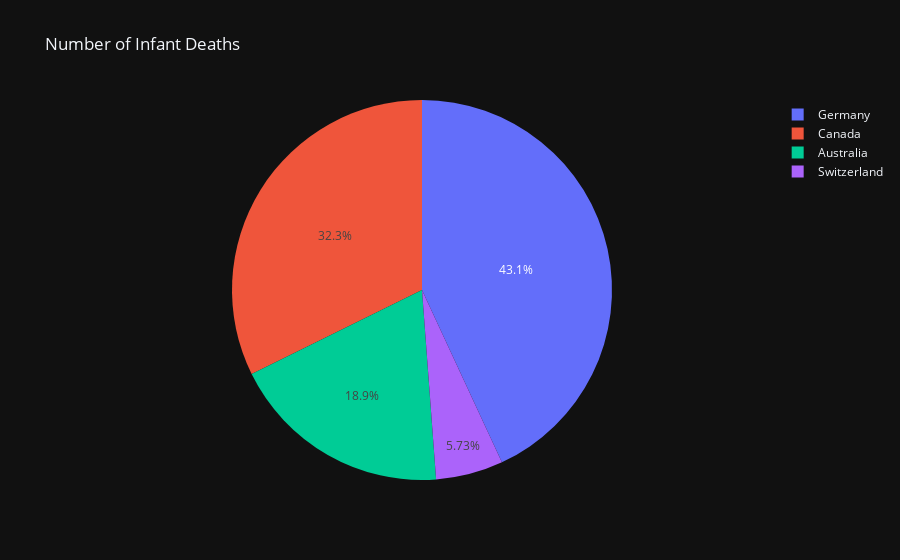

Notebook cell for this chart:
### Markdown cell above
# PIE CHART

### Code cell
#Number of Infant Deaths 
#It shows the number of infant deaths ,percentage of population in four other countries 
fig = px.pie(df, values='SH.DTH.IMRT.FE', names='Country Name',title='Number of Infant Deaths')
fig.show()

### Figure 1 — Plotly figure (JSON) as saved in the notebook; plotly's stock layout.template omitted (floating-point values rounded to 4 significant figures)
{"data": [{"domain": {"x": [0, 1], "y": [0, 1]}, "hovertemplate": "Country Name=%{label}<br>SH.DTH.IMRT.FE=%{value}<extra></extra>", "labels": ["Australia", "Australia", "Australia", "Australia", "Australia", "Australia", "Australia", "Australia", "Australia", "Australia", "Canada", "Canada", "Canada", "Canada", "Canada", "Canada", "Canada", "Canada", "Canada", "Canada", "Germany", "Germany", "Germany", "Germany", "Germany", "Germany", "Germany", "Germany", "Germany", "Germany", "Switzerland", "Switzerland", "Switzerland", "Switzerland", "Switzerland", "Switzerland", "Switzerland", "Switzerland", "Switzerland", "Switzerland"], "legendgroup": "", "name": "", "showlegend": true, "type": "pie", "values": [525, 509, 492, 476, 463, 453, 446, 440, 435, 430, 828, 827, 826, 820, 812, 802, 792, 776, 760, 742, 1029, 1021, 1022, 1031, 1048, 1070, 1090, 1107, 1117, 1118, 138, 139, 141, 142, 143, 144, 144, 143, 142, 140]}], "layout": {"legend": {"tracegroupgap": 0}, "title": {"text": "Number of Infant Deaths"}}}
